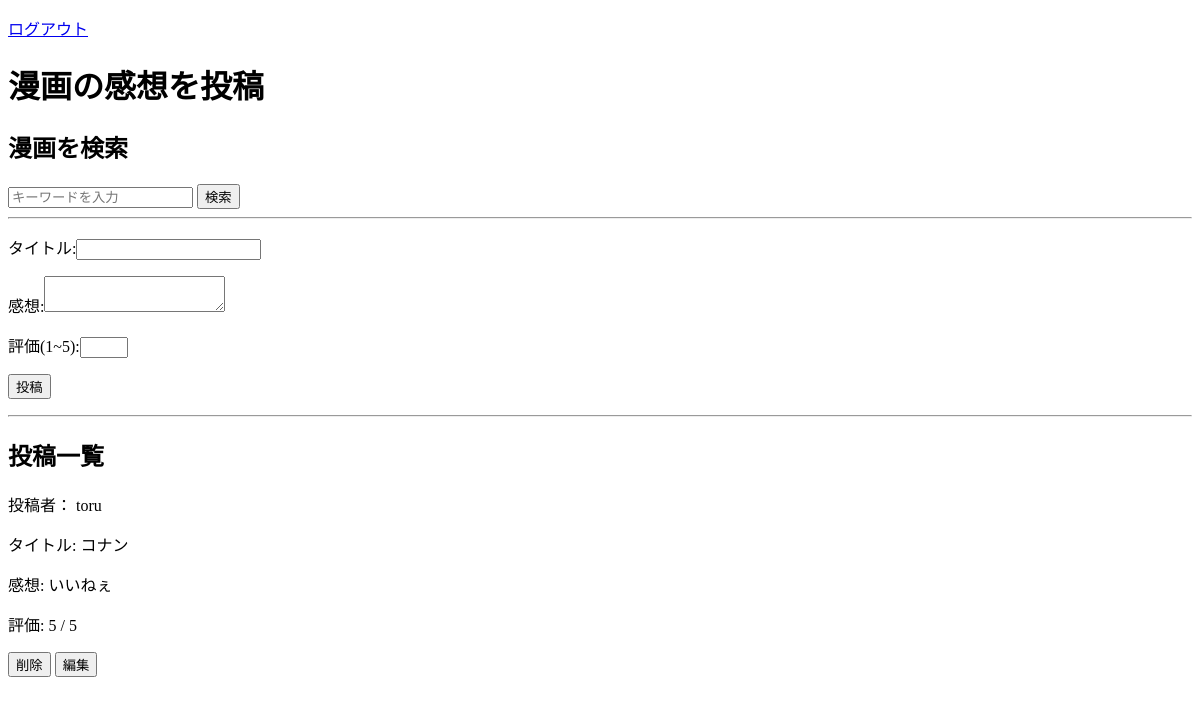
Page / (signed in) on the earlier database version.
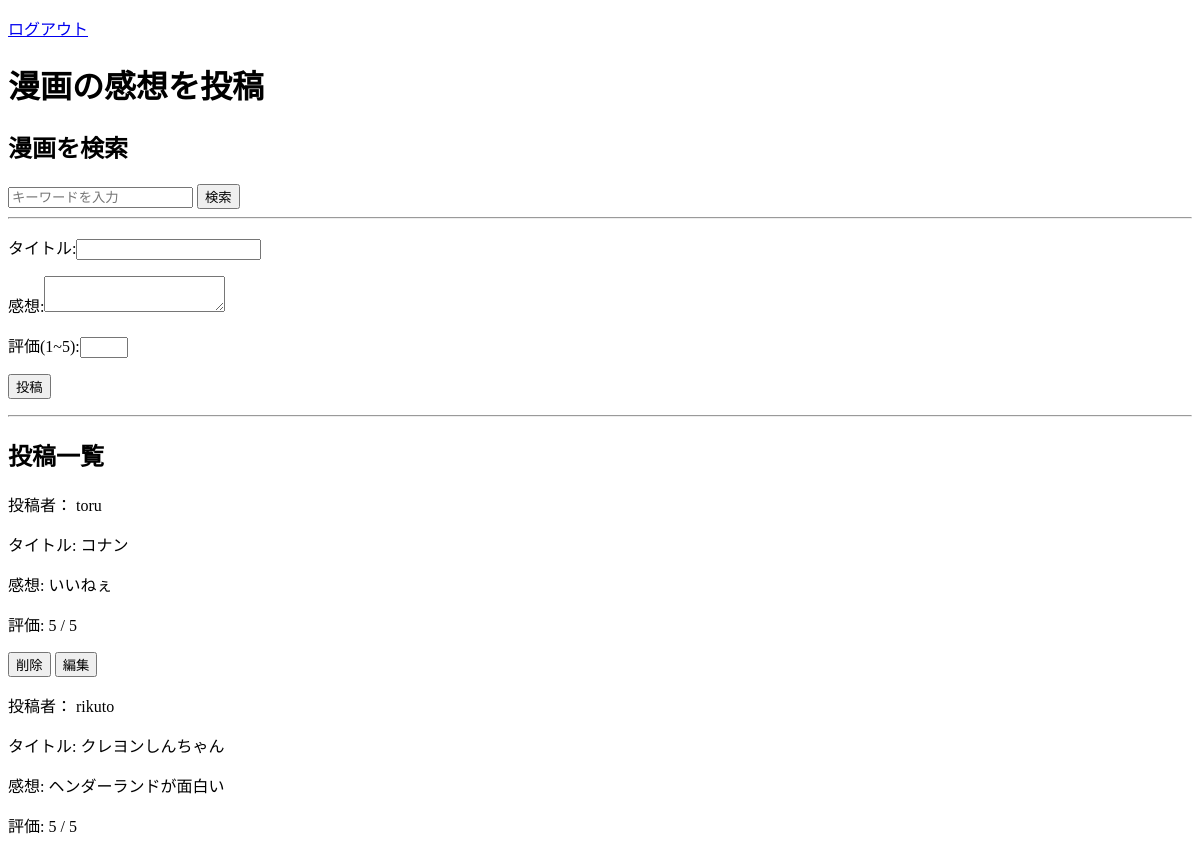
Same page on the later database version.
### app/models.py (models this page shows, shortened)
class Book(db.Model):
    id = db.Column(db.Integer, primary_key=True)
    title = db.Column(db.String(100), nullable=False)
    review = db.Column(db.Text, nullable=False)
    rating = db.Column(db.Integer, nullable=False)
    user_id = db.Column(db.Integer, db.ForeignKey('user.id'), nullable=False)
    user = db.relationship('User', backref='books')

class User(db.Model, UserMixin):
    id = db.Column(db.Integer, primary_key=True)
    username = db.Column(db.String(64), unique=True, nullable=False)
    password_hash = db.Column(db.String(128), nullable=False)

### app/routes.py (the view, shortened to what this page needs)
@bp.route("/", methods=["GET", "POST"])
@login_required
def index():
    error = None
    title = ""
    review = ""
    rating = ""
    keyword = request.args.get("keyword", "")
    if keyword:
        books = Book.query.filter(
            Book.user_id == current_user.id,
            Book.title.contains(keyword)
        ).all()
    else:
        books = Book.query.all()
    return render_template("index.html", posts=books, error=error,
                           input_title=title, input_review=review, input_rating=rating)

### app/__init__.py (called while the page is built)
def create_app():
    app = Flask(__name__)
    app.config['SQLALCHEMY_DATABASE_URI'] = 'sqlite:///app.db'
    app.config['SQLALCHEMY_TRACK_MODIFICATIONS'] = False
    app.config['SECRET_KEY'] = 'secret-key' # ログインに必要
    db.init_app(app)
    from app.routes import bp
    app.register_blueprint(bp)
    login_manager = LoginManager()
    login_manager.init_app(app)
    login_manager.login_view = "main.login"  # 未ログイン時のリダイレクト先
    @login_manager.user_loader
    def load_user(user_id):
        return User.query.get(int(user_id))
    return app

### app/templates/index.html (shortened to what this page needs)
<!DOCTYPE html>
<html lang="ja">
    <head>
    </head>
    <body>
        <p>
            <a href="{{ url_for('main.logout') }}">ログアウト</a>
        </p>
        <h1>漫画の感想を投稿</h1>
        <h2>漫画を検索</h2>
        <form method="GET" action="{{ url_for('main.index') }}">
            <input type="text" name="keyword" placeholder="キーワードを入力" value="{{ request.args.get('keyword', '') }}">
            <input type="submit" value="検索">
        </form>
        <hr>
        <form method="POST">
            <p>タイトル:<input type="text" name="title" value="{{ input_title }}" required></p>
            <p>感想:<textarea name="review" required>{{ input_review }}</textarea></p>
            <p>評価(1~5):<input type="number" name="rating" min="1" max="5" value="{{ input_rating }}" required></p>
            <p><input type="submit" value="投稿"></p>
        </form>
        <hr>
        <h2>投稿一覧</h2>
        {% for post in posts %}
            <p>投稿者： {{post.user.username}}</p>
            <p>タイトル: {{ post.title }}</p>
            <p>感想: {{ post.review }}</p>
            <p>評価: {{ post.rating }} / 5</p>
            {% if post.user_id == current_user.id %}
                <form method="POST" action="{{ url_for('main.delete', id=post.id) }}" style="display: inline;">
                <button type="submit">削除</button>
                </form>
                <form method="GET" action="{{url_for('main.edit', id=post.id)}}" style="display: inline;">
                <button type="submit">編集</button>
                </form>
            {% endif %}
        {% endfor %}
    </body>
</html>

Differences in the rows shown:
added Book: user.username "rikuto", title "クレヨンしんちゃん", review "ヘンダーランドが面白い", rating "5"
